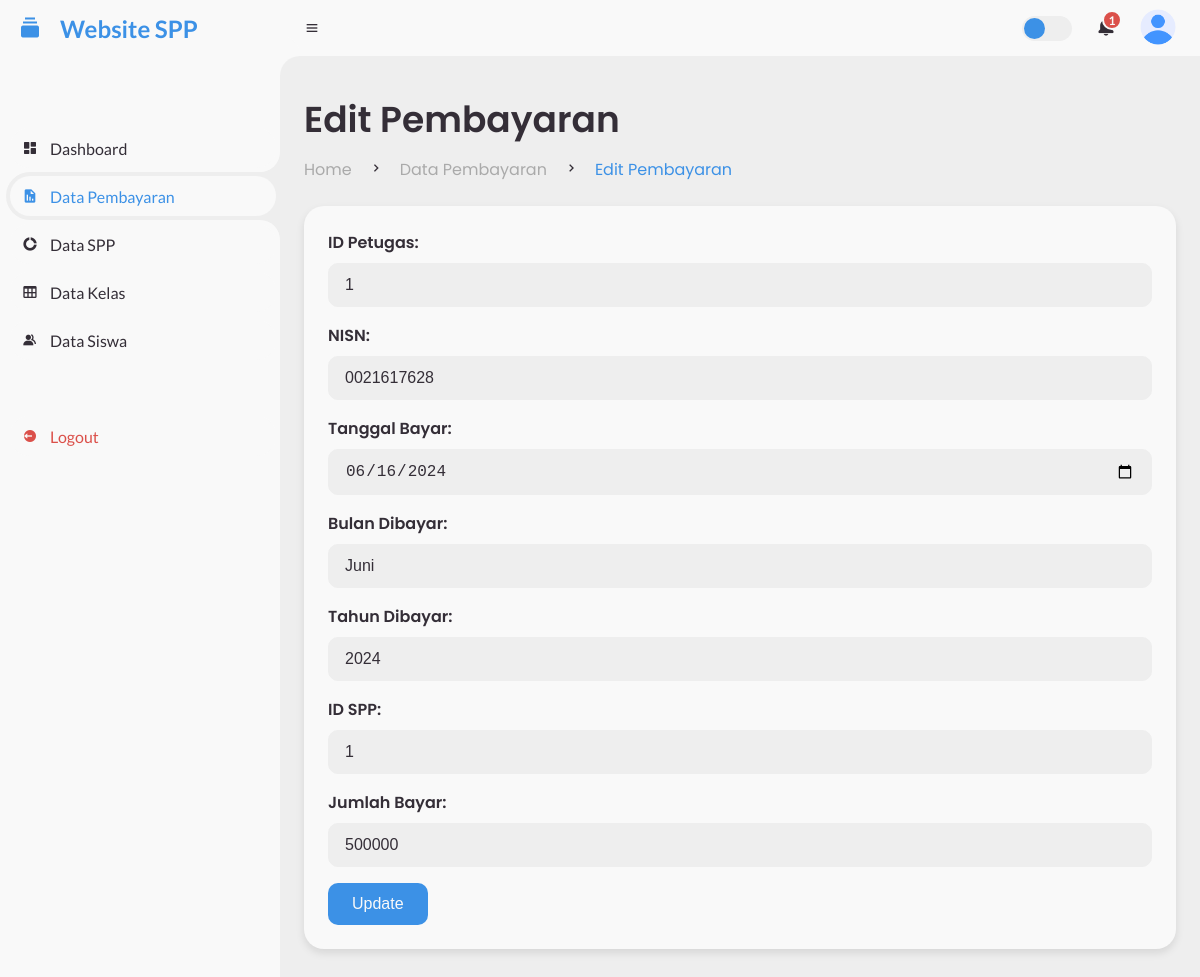
/edit-pembayaran.php?id_pembayaran=2 (signed in), run on the app's committed database.
### tables this page shows
CREATE TABLE `pembayaran` (
  `id_pembayaran` int(11) NOT NULL,
  `id_petugas` int(11) DEFAULT NULL,
  `nisn` varchar(10) DEFAULT NULL,
  `tgl_bayar` date DEFAULT NULL,
  `bulan_dibayar` varchar(20) DEFAULT NULL,
  `tahun_dibayar` year(4) DEFAULT NULL,
  `id_spp` int(11) DEFAULT NULL,
  `jumlah_bayar` int(11) DEFAULT NULL
);

### edit-pembayaran.php (the view, shortened to what this page needs)
<?php
    include('koneksi.php');
    $id_pembayaran = $_GET['id_pembayaran'];
    $sql = "SELECT * FROM pembayaran WHERE id_pembayaran = '$id_pembayaran'";
    $result = mysqli_query($koneksi, $sql);
    $row = mysqli_fetch_assoc($result);
?>
<!DOCTYPE html>
<html lang="en">
<head>
    <link href='https://unpkg.com/boxicons@2.0.9/css/boxicons.min.css' rel='stylesheet'>
    <link rel="stylesheet" href="css/style.css">
</head>
<body>
    <section id="sidebar">
		<a href="dashboard.php" class="brand">
			<i class='bx bxs-collection'></i>
			<span class="text">Website SPP</span>
		</a>
		<ul class="side-menu top">
			<li>
				<a href="dashboard.php">
					<i class='bx bxs-dashboard' ></i>
					<span class="text">Dashboard</span>
				</a>
			</li>
			<li class="active">
				<a href="pembayaran.php">
					<i class='bx bxs-report'></i>
					<span class="text">Data Pembayaran</span>
				</a>
			</li>
			<li>
				<a href="spp.php">
					<i class='bx bxs-doughnut-chart' ></i>
					<span class="text">Data SPP</span>
				</a>
			</li>
			<li>
				<a href="kelas.php">
					<i class='bx bx-table'></i>
					<span class="text">Data Kelas</span>
				</a>
			</li>
			<li>
				<a href="siswa.php">
					<i class='bx bxs-group' ></i>
					<span class="text">Data Siswa</span>
				</a>
			</li>
		</ul>
		<ul class="side-menu">
			<li>
				<a href="index.php" class="logout">
					<i class='bx bxs-log-out-circle' ></i>
					<span class="text">Logout</span>
				</a>
			</li>
		</ul>
	</section>
    <section id="content">
        <nav>
			<i class='bx bx-menu' ></i>
			<label for="switch-mode" class="switch-mode"></label>
			<a href="#" class="notification">
				<span class="num">1</span>
			</a>
			<a href="#" class="profile">
				<img src="img/user.png">
			</a>
		</nav>
        <main>
            <div class="head-title">
                <div class="left">
                    <h1>Edit Pembayaran</h1>
                    <ul class="breadcrumb">
                        <li>
                            <a href="dashboard.php">Home</a>
                        </li>
                        <li><i class='bx bx-chevron-right'></i></li>
                        <li>
                            <a href="pembayaran.php">Data Pembayaran</a>
                        </li>
                        <li><i class='bx bx-chevron-right'></i></li>
                        <li>
                            <a class="active" href="#">Edit Pembayaran</a>
                        </li>
                    </ul>
                </div>
            </div>
            <div class="form-container">
                <form method="POST" action="<?php echo htmlspecialchars($_SERVER["PHP_SELF"]) . '?id_pembayaran=' . $id_pembayaran; ?>">
                    <div class="form-group">
                        <label for="id_petugas">ID Petugas:</label>
                        <input type="text" id="id_petugas" name="id_petugas" value="<?php echo $row['id_petugas']; ?>" required>
                    </div>
                    <div class="form-group">
                        <label for="nisn">NISN:</label>
                        <input type="text" id="nisn" name="nisn" value="<?php echo $row['nisn']; ?>" required>
                    </div>
                    <div class="form-group">
                        <label for="tgl_bayar">Tanggal Bayar:</label>
                        <input type="date" id="tgl_bayar" name="tgl_bayar" value="<?php echo $row['tgl_bayar']; ?>" required>
                    </div>
                    <div class="form-group">
                        <label for="bulan_dibayar">Bulan Dibayar:</label>
                        <input type="text" id="bulan_dibayar" name="bulan_dibayar" value="<?php echo $row['bulan_dibayar']; ?>" required>
                    </div>
                    <div class="form-group">
                        <label for="tahun_dibayar">Tahun Dibayar:</label>
                        <input type="text" id="tahun_dibayar" name="tahun_dibayar" value="<?php echo $row['tahun_dibayar']; ?>" required>
                    </div>
                    <div class="form-group">
                        <label for="id_spp">ID SPP:</label>
                        <input type="text" id="id_spp" name="id_spp" value="<?php echo $row['id_spp']; ?>" required>
                    </div>
                    <div class="form-group">
                        <label for="jumlah_bayar">Jumlah Bayar:</label>
                        <input type="text" id="jumlah_bayar" name="jumlah_bayar" value="<?php echo $row['jumlah_bayar']; ?>" required>
                    </div>
                    <div class="form-group">
                        <input type="submit" value="Update">
                    </div>
                </form>
            </div>
        </main>
    </section>
</body>
</html>

### data on the page
pembayaran: id_petugas "1", nisn "0021617628", tgl_bayar "06/16/2024", bulan_dibayar "Juni", tahun_dibayar "2024", id_spp "1", jumlah_bayar "500000"
